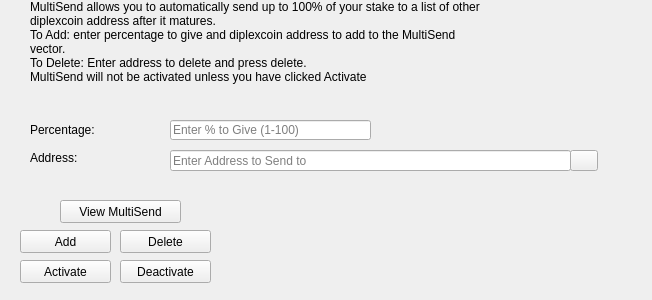
<?xml version="1.0" encoding="UTF-8"?>
<ui version="4.0">
 <class>MultiSendDialog</class>
 <widget class="QWidget" name="MultiSendDialog">
  <property name="windowModality">
   <enum>Qt::NonModal</enum>
  </property>
  <property name="geometry">
   <rect>
    <x>0</x>
    <y>0</y>
    <width>652</width>
    <height>300</height>
   </rect>
  </property>
  <property name="windowTitle">
   <string>MultiSend</string>
  </property>
  <widget class="QLineEdit" name="multiSendPercentEdit">
   <property name="geometry">
    <rect>
     <x>170</x>
     <y>120</y>
     <width>201</width>
     <height>20</height>
    </rect>
   </property>
   <property name="toolTip">
    <string>Enter whole numbers 1 - 100</string>
   </property>
   <property name="placeholderText">
    <string>Enter % to Give (1-100)</string>
   </property>
  </widget>
  <widget class="QLineEdit" name="multiSendAddressEdit">
   <property name="geometry">
    <rect>
     <x>170</x>
     <y>150</y>
     <width>401</width>
     <height>21</height>
    </rect>
   </property>
   <property name="toolTip">
    <string/>
   </property>
   <property name="placeholderText">
    <string>Enter Address to Send to</string>
   </property>
  </widget>
  <widget class="QLabel" name="label_2">
   <property name="geometry">
    <rect>
     <x>30</x>
     <y>0</y>
     <width>451</width>
     <height>121</height>
    </rect>
   </property>
   <property name="lineWidth">
    <number>1</number>
   </property>
   <property name="text">
    <string>MultiSend allows you to automatically send up to 100% of your stake to a list of other diplexcoin address after it matures.
To Add: enter percentage to give and diplexcoin address to add to the MultiSend vector. 
To Delete: Enter address to delete and press delete.
MultiSend will not be activated unless you have clicked Activate</string>
   </property>
   <property name="alignment">
    <set>Qt::AlignLeading|Qt::AlignLeft|Qt::AlignTop</set>
   </property>
   <property name="wordWrap">
    <bool>true</bool>
   </property>
  </widget>
  <widget class="QLabel" name="message">
   <property name="geometry">
    <rect>
     <x>240</x>
     <y>200</y>
     <width>381</width>
     <height>91</height>
    </rect>
   </property>
   <property name="text">
    <string/>
   </property>
  </widget>
  <widget class="QPushButton" name="addButton">
   <property name="geometry">
    <rect>
     <x>20</x>
     <y>230</y>
     <width>91</width>
     <height>23</height>
    </rect>
   </property>
   <property name="toolTip">
    <string/>
   </property>
   <property name="statusTip">
    <string>Add to MultiSend Vector</string>
   </property>
   <property name="text">
    <string>Add</string>
   </property>
  </widget>
  <widget class="QPushButton" name="disableButton">
   <property name="geometry">
    <rect>
     <x>120</x>
     <y>260</y>
     <width>91</width>
     <height>23</height>
    </rect>
   </property>
   <property name="statusTip">
    <string>Deactivate MultiSend</string>
   </property>
   <property name="text">
    <string>Deactivate</string>
   </property>
  </widget>
  <widget class="QPushButton" name="addressBookButton">
   <property name="geometry">
    <rect>
     <x>570</x>
     <y>150</y>
     <width>28</width>
     <height>21</height>
    </rect>
   </property>
   <property name="toolTip">
    <string>Choose an address from the address book</string>
   </property>
   <property name="text">
    <string/>
   </property>
   <property name="icon">
    <iconset resource="../bitcoin.qrc">
     <normaloff>:/icons/address-book</normaloff>:/icons/address-book</iconset>
   </property>
   <property name="shortcut">
    <string>Alt+A</string>
   </property>
   <property name="autoDefault">
    <bool>false</bool>
   </property>
  </widget>
  <widget class="QLabel" name="label">
   <property name="geometry">
    <rect>
     <x>30</x>
     <y>120</y>
     <width>121</width>
     <height>20</height>
    </rect>
   </property>
   <property name="toolTip">
    <string>Percentage of stake to send</string>
   </property>
   <property name="text">
    <string>Percentage:</string>
   </property>
  </widget>
  <widget class="QLabel" name="label_5">
   <property name="geometry">
    <rect>
     <x>30</x>
     <y>150</y>
     <width>111</width>
     <height>16</height>
    </rect>
   </property>
   <property name="toolTip">
    <string>Address to send portion of stake to</string>
   </property>
   <property name="text">
    <string>Address:</string>
   </property>
  </widget>
  <widget class="QPushButton" name="deleteButton">
   <property name="geometry">
    <rect>
     <x>120</x>
     <y>230</y>
     <width>91</width>
     <height>23</height>
    </rect>
   </property>
   <property name="toolTip">
    <string/>
   </property>
   <property name="statusTip">
    <string>Delete Address From MultiSend Vector</string>
   </property>
   <property name="text">
    <string>Delete</string>
   </property>
  </widget>
  <widget class="QPushButton" name="activateButton">
   <property name="geometry">
    <rect>
     <x>20</x>
     <y>260</y>
     <width>91</width>
     <height>23</height>
    </rect>
   </property>
   <property name="statusTip">
    <string>Activate MultiSend</string>
   </property>
   <property name="text">
    <string>Activate</string>
   </property>
  </widget>
  <widget class="QPushButton" name="viewButton">
   <property name="geometry">
    <rect>
     <x>60</x>
     <y>200</y>
     <width>121</width>
     <height>23</height>
    </rect>
   </property>
   <property name="toolTip">
    <string/>
   </property>
   <property name="statusTip">
    <string>View MultiSend Vector</string>
   </property>
   <property name="text">
    <string>View MultiSend</string>
   </property>
  </widget>
 </widget>
 <resources>
  <include location="../bitcoin.qrc"/>
 </resources>
 <connections/>
</ui>
